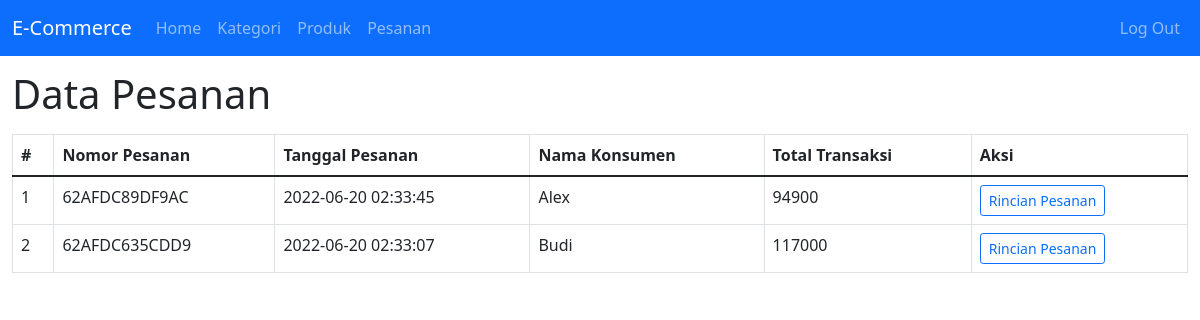
The page /admin/pesanan.php (signed in) on the database its author committed.
### tables this page shows
CREATE TABLE `pesanan_hd` (
  `no_trans` varchar(50) NOT NULL,
  `tgl_trans` timestamp NOT NULL DEFAULT current_timestamp(),
  `nama` varchar(100) NOT NULL,
  `alamat` text NOT NULL,
  `provinsi` int(11) NOT NULL,
  `kota` int(11) NOT NULL,
  `kurir` varchar(10) NOT NULL,
  `total` int(11) NOT NULL
);

### admin/pesanan.php (the view, shortened to what this page needs)
<?php include('./layout/header.php'); ?>
<h1 class="mb-3">Data Pesanan</h1>
<table class="table table-bordered table-hover">
    <thead>
        <th>#</th>
        <th>Nomor Pesanan</th>
        <th>Tanggal Pesanan</th>
        <th>Nama Konsumen</th>
        <th>Total Transaksi</th>
        <th>Aksi</th>
    </thead>
    <tbody>
<?php
    include('../config/koneksi.php');
    $sql = "SELECT * FROM pesanan_hd ORDER BY tgl_trans DESC";
    $urutan = 1;
    $query = mysqli_query($conn, $sql);
    while($row = mysqli_fetch_array($query)){
        echo "<tr>
                <td>".$urutan++."</td>
                <td>".strtoupper($row['no_trans'])."</td>
                <td>".$row['tgl_trans']."</td>
                <td>".$row['nama']."</td>
                <td>".$row['total']."</td>
                <td>
                    <button data-bs-toggle='modal' data-bs-target='#modalDetail' class='btn btn-outline-primary btn-sm' data-bs-kode='".$row['no_trans']."'>Rincian Pesanan</button>
                </td>
            </tr>";
    }
?>
    </tbody>
</table>
<?php include('./layout/footer.php'); ?>

### rows shown on the page
pesanan_hd: no_trans "62AFDC89DF9AC", tgl_trans "2022-06-20 02:33:45", nama "Alex", total "94900"
pesanan_hd: no_trans "62AFDC635CDD9", tgl_trans "2022-06-20 02:33:07", nama "Budi", total "117000"
